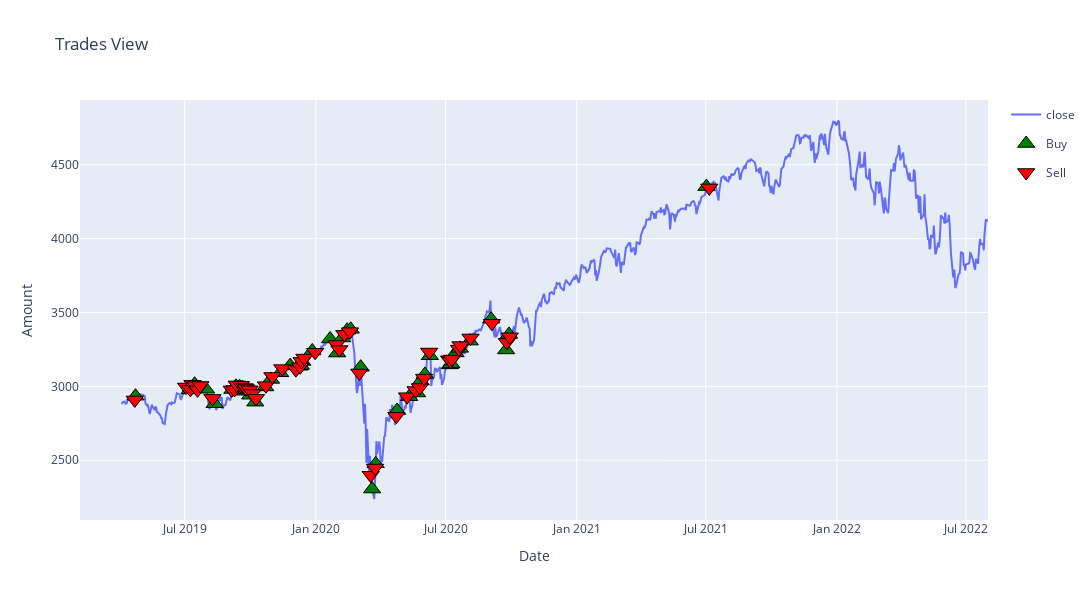

Notebook source saved alongside this figure:
### Code cell
xgb_ptf = calculate_portfolio(df)
plot_trades(df.drop(columns=['pred', 'test']))
